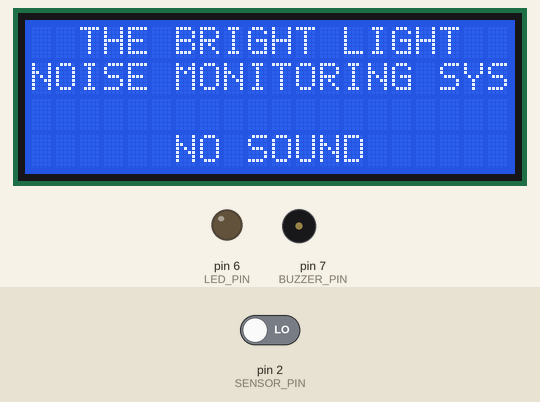
A sketch run on a simulated Arduino Uno, built with avr-gcc and run on an emulated ATmega328P. Shown: 20×4 character LCD, output pins drawn as LEDs (lit = HIGH), buzzer (waves = sounding, pin HIGH). Inputs (shaded band) come from the test bench; at power-on: pin 2 (SENSOR_PIN) LOW. The modem accepts every AT command (registered, SIM ready, sends succeed) and sends nothing else.

Above: at 0.1 s.
At 12.2 s:
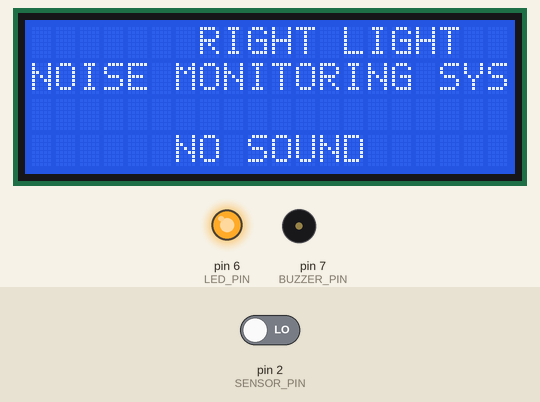
Timing chart, 0 to 13.7 s (numbered marks = the images above):
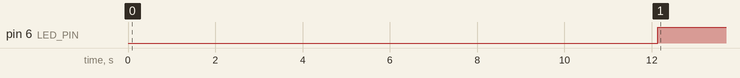

The sketch:

codeworking.ino
```cpp
#include <LiquidCrystal.h>
#include <SoftwareSerial.h>

LiquidCrystal lcd(13, 12, 11, 10, 9, 8);
SoftwareSerial esp(3, 4); // RX, TX for ESP8266

const int SENSOR_PIN = 2;
const int BUZZER_PIN = 7;
const int LED_PIN = 6;

String apiKey = "ZPKS99CD0VKND6B6";  // Replace with your ThingSpeak key
String ssid = "Galaxy A21s2F1E";       // Replace with your WiFi name
String pass = "12345678";   // Replace with your WiFi password

void setup ()
{
  pinMode(SENSOR_PIN, INPUT);
  pinMode(BUZZER_PIN, OUTPUT);
  pinMode(LED_PIN, OUTPUT);

  lcd.begin(20, 4);
  lcd.setCursor(0,0);
  lcd.print("  THE BRIGHT LIGHT    ");
  lcd.setCursor(0,1);
  lcd.print("NOISE MONITORING SYS  ");
  lcd.setCursor(0, 3);
  lcd.print("      NO SOUND        ");

  Serial.begin(9600);
  esp.begin(9600); // Use 9600 in Proteus

  // Connect to WiFi
  esp.println("AT");
  delay(2000);
  esp.println("AT+CWMODE=1");
  delay(2000);
  esp.println("AT+CWJAP=\"" + ssid + "\",\"" + pass + "\"");
  delay(8000);
}

void loop ()
{
  int Sensor_Val = digitalRead(SENSOR_PIN);  //get reading from microphone

  if (Sensor_Val == HIGH) // Sound detected
  {
    lcd.setCursor(0, 3);
    lcd.print("   SOUND DETECTED             ");
    digitalWrite(BUZZER_PIN, HIGH);
    digitalWrite(LED_PIN, LOW);

    // Send 1 to ThingSpeak
    esp.println("AT+CIPSTART=\"TCP\",\"api.thingspeak.com\",80");
    delay(2000);
    String cmd = "GET /update?api_key=" + apiKey + "&field1=1\r\n";
    esp.print("AT+CIPSEND=");
    esp.println(cmd.length());
    delay(2000);
    esp.print(cmd);
  }
  else // No sound
  {
    lcd.setCursor(0, 3);
    lcd.print("      NO SOUND             ");
    digitalWrite(BUZZER_PIN, LOW);
    digitalWrite(LED_PIN, HIGH);

    // Send 0 to ThingSpeak
    esp.println("AT+CIPSTART=\"TCP\",\"api.thingspeak.com\",80");
    delay(2000);
    String cmd = "GET /update?api_key=" + apiKey + "&field1=0\r\n";
    esp.print("AT+CIPSEND=");
    esp.println(cmd.length());
    delay(2000);
    esp.print(cmd);
  }

  delay(15000); // ThingSpeak limit: 15 sec between uploads
}
```

Measured:
- by itself, pin 6 (LED_PIN): LOW → HIGH at 12.1 s
